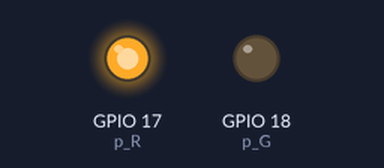
Bench run of a program on a simulated Raspberry Pi (BCM pin numbers). Parts: output pins drawn as LEDs (lit = HIGH).

Above: at 0.05 s.
At 1.5 s:
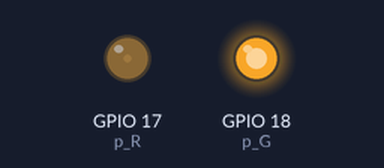
Timing chart, 0 to 4.6 s (numbered marks = the images above):
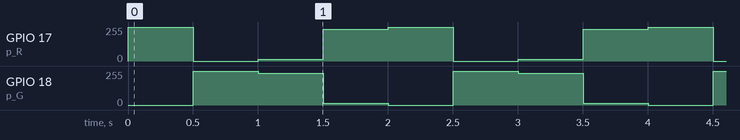

The program:

1.__LED__.py
```python
#!/usr/bin/env python
# coding: utf-8

# <center><img src="./image/CLBLOGO.jpg" alt="创乐博" style="width: 300px;"/></center>
#
# # 1.双色LED灯实验
#
# @－－－－湖南创乐博智能科技有限公司－－－－<br>
# @  文件名：1.双色LED灯实验.py <br>
# @  版本：V2.0 <br>
# @  author: zhulin<br>
# @  说明：双色LED灯实验
# 双色LED灯控制程序，通过PWM方式控制LED的亮度！！！<br>

# ## 1.导入必要的库文件

# In[1]:


from gpiozero import PWMLED
from time import sleep


# ## 2.定义颜色范围值

# In[2]:


colors = [0xFF00, 0x00FF, 0x0FF0, 0xF00F]
makerobo_pins = (17, 18)  # PIN管脚字典，红色LED接GPIO17，绿色LED接GPIO18


# ## 3.实例化LED管脚

# In[3]:


p_R = PWMLED(pin=makerobo_pins[0],initial_value = 0, frequency=2000)  # 设置频率为2KHz
p_G = PWMLED(pin=makerobo_pins[1],initial_value = 0, frequency=2000)  # 设置频率为2KHz


# ## 4.主程序

# In[4]:


def makerobo_pwm_map(x, in_min, in_max, out_min, out_max):
	return (x - in_min) * (out_max - out_min) / (in_max - in_min) + out_min

def makerobo_set_Color(col):   # 例如:col = 0x1122
	R_val = col  >> 8
	G_val = col & 0x00FF
	# 把0-255的范围同比例缩小到0-100之间
	R_val = makerobo_pwm_map(R_val, 0, 255, 0, 100)
	G_val = makerobo_pwm_map(G_val, 0, 255, 0, 100)

	p_R.value = (R_val)/100.0     # 改变占空比
	p_G.value = (G_val)/100.0     # 改变占空比

# 调用循环函数
def makerobo_loop():
	while True:
		for col in colors:
			makerobo_set_Color(col)
			sleep(0.5)
# 释放资源
def makerobo_destroy():
	p_G.close()
	p_R.close()

# 程序入口
if __name__ == "__main__":
	try:
		makerobo_loop()        # 调用循环函数
	except KeyboardInterrupt:  # 当按下Ctrl+C时，将执行destroy()子程序。
		makerobo_destroy()     # 释放资源


# In[ ]:
```

Measured:
- by itself, GPIO 17 (p_R): repeats every 2.0 s: 0/255 0.50 s, 15/255 0.50 s, 240/255 0.50 s, 255/255 0.50 s
- by itself, GPIO 18 (p_G): repeats every 2.0 s: 240/255 0.50 s, 15/255 0.50 s, 0/255 0.50 s, 255/255 0.50 s
